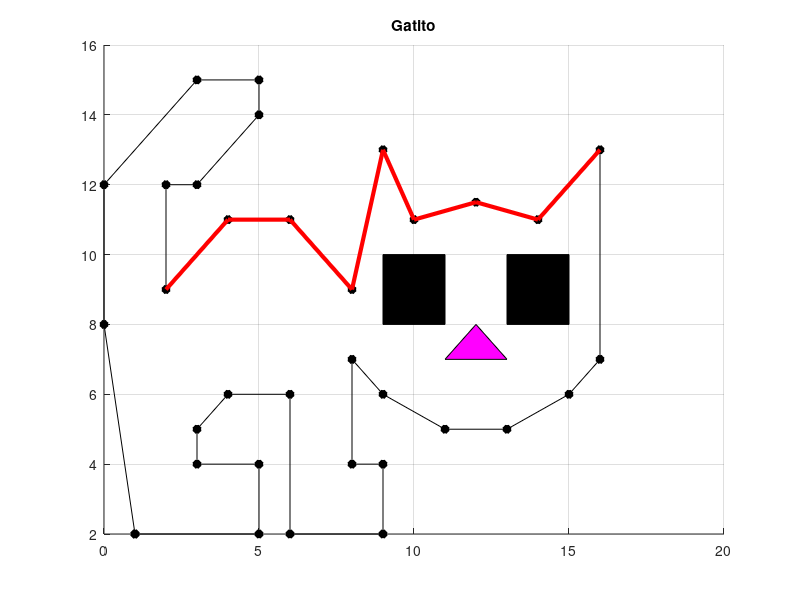
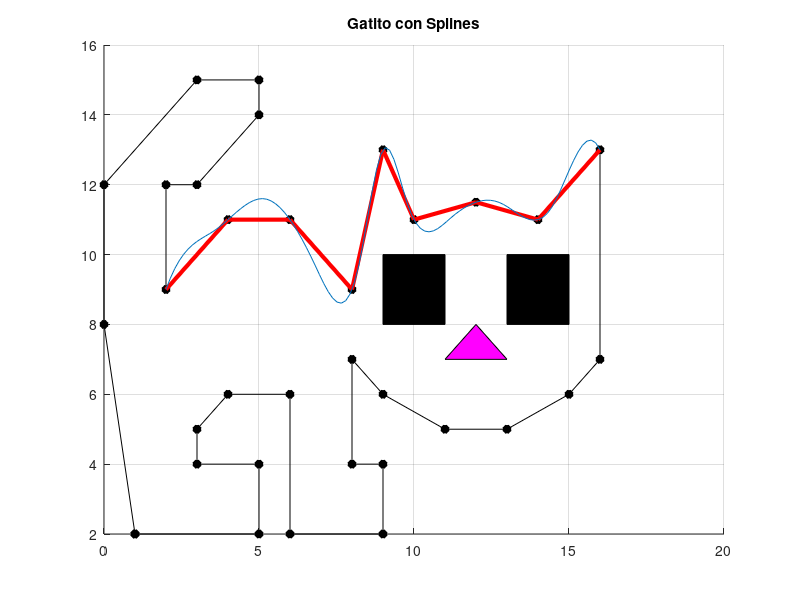

Recreate these plots in MATLAB, in order.

%%% Reto del Numero 4 %%%%

%%% Aproximacion del lomo de un gato mediante splines

%%% Dibujamos un gato en coordenadas cartesianas

%contorno
x=[1 0 0 3 5 5 3 2 2 4 6 8 9 10 12 14 16 16 15 13 11 9 8 8 9 9 6 6 4 3 3 5 5 1];
y=[2 8 12 15 15 14 12 12 9 11 11 9 13 11 11.5  11 13 7 6 5 5 6 7 4 4 2 2 6 6 5 4 4 2 2];
figure
hold on
plot(x,y,'k')
plot(x,y,'*k','LineWidth',3);

%ojos
xyl=[9 9 11 11 9];
yyl=[8 10 10 8 8];

fill(xyl,yyl,'k')

xyr=[13 13 15 15 13];
yyr=[8 10 10 8 8];

fill(xyr,yyr,'k')

%boca

xb=[11 12 13 11];
yb=[7 8 7 7];

fill(xb,yb,'m')
xc=[2 4 6 8 9 10 12 14 16];
yc=[9 11 11 9 13 11 11.5 11 13];
plot(xc,yc,'r','LineWidth',3)
%% Lo que que queremos interpolar

grid
title('Gatito')
print('gatito.tex','-dtex');



%%%% Aproximamos mediante splines el retazo

breaks = linspace (2, 16, 20); % 41 breaks, 40 pieces
%pp1 = splinefit (xc, yc, breaks);
# Breaks interpolated from data
pp2 = splinefit (xc, yc, 10); % 11 breaks, 10 pieces
# Plot
%figure
xx = linspace (2, 16, 100);
%y1 = ppval (pp1, xx);
y2 = ppval (pp2, xx);
%plot (xx, [y1; y2])
plot(xx,y2)
%axis tight
%ylim auto
%legend ({"aproximacion 40 splines", "aproximacion 10 splines"})
%grid
title('Gatito con Splines')
print('gatitosplines.tex','-dtex');

